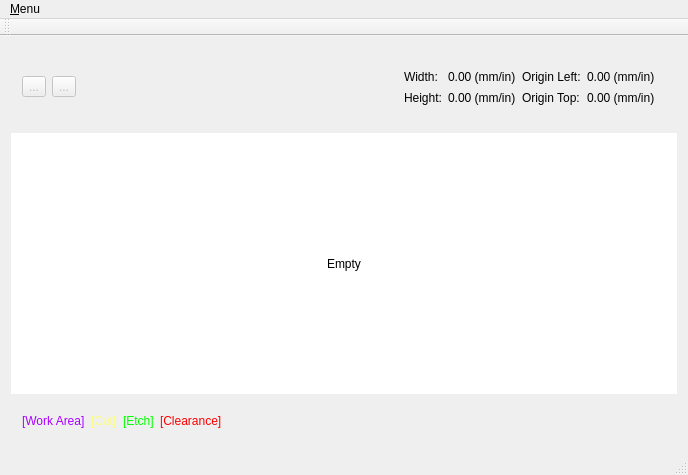
<?xml version="1.0" encoding="UTF-8"?>
<ui version="4.0">
 <class>MainWindow</class>
 <widget class="QMainWindow" name="MainWindow">
  <property name="geometry">
   <rect>
    <x>0</x>
    <y>0</y>
    <width>688</width>
    <height>475</height>
   </rect>
  </property>
  <property name="windowTitle">
   <string>CNC Flat</string>
  </property>
  <property name="windowIcon">
   <iconset resource="ImgRes.qrc">
    <normaloff>:/img/img/cncFlat_small.png</normaloff>:/img/img/cncFlat_small.png</iconset>
  </property>
  <property name="windowOpacity">
   <double>1.000000000000000</double>
  </property>
  <widget class="QWidget" name="centralWidget">
   <layout class="QVBoxLayout" name="verticalLayout" stretch="0,1,0">
    <item>
     <widget class="QWidget" name="widget" native="true">
      <property name="minimumSize">
       <size>
        <width>0</width>
        <height>80</height>
       </size>
      </property>
      <property name="maximumSize">
       <size>
        <width>16777215</width>
        <height>80</height>
       </size>
      </property>
      <layout class="QHBoxLayout" name="horizontalLayout" stretch="0,0,1,0">
       <item>
        <widget class="QToolButton" name="toolButton">
         <property name="enabled">
          <bool>false</bool>
         </property>
         <property name="text">
          <string>...</string>
         </property>
         <property name="icon">
          <iconset resource="ImgRes.qrc">
           <normaloff>:/img/img/play.png</normaloff>:/img/img/play.png</iconset>
         </property>
        </widget>
       </item>
       <item>
        <widget class="QToolButton" name="toolButton_2">
         <property name="enabled">
          <bool>false</bool>
         </property>
         <property name="text">
          <string>...</string>
         </property>
         <property name="icon">
          <iconset resource="ImgRes.qrc">
           <normaloff>:/img/img/stop.png</normaloff>:/img/img/stop.png</iconset>
         </property>
        </widget>
       </item>
       <item>
        <spacer name="horizontalSpacer_2">
         <property name="orientation">
          <enum>Qt::Horizontal</enum>
         </property>
         <property name="sizeHint" stdset="0">
          <size>
           <width>40</width>
           <height>20</height>
          </size>
         </property>
        </spacer>
       </item>
       <item>
        <widget class="QWidget" name="widget_2" native="true">
         <layout class="QGridLayout" name="gridLayout" columnstretch="0,1,0,1">
          <item row="0" column="3">
           <widget class="QLabel" name="label_7">
            <property name="text">
             <string>0.00 (mm/in)</string>
            </property>
           </widget>
          </item>
          <item row="0" column="2">
           <widget class="QLabel" name="label_5">
            <property name="text">
             <string>Origin Left:</string>
            </property>
           </widget>
          </item>
          <item row="0" column="0">
           <widget class="QLabel" name="label">
            <property name="text">
             <string>Width:</string>
            </property>
           </widget>
          </item>
          <item row="1" column="0">
           <widget class="QLabel" name="label_3">
            <property name="text">
             <string>Height:</string>
            </property>
           </widget>
          </item>
          <item row="1" column="1">
           <widget class="QLabel" name="label_4">
            <property name="text">
             <string>0.00 (mm/in)</string>
            </property>
           </widget>
          </item>
          <item row="0" column="1">
           <widget class="QLabel" name="label_2">
            <property name="text">
             <string>0.00 (mm/in)</string>
            </property>
           </widget>
          </item>
          <item row="1" column="3">
           <widget class="QLabel" name="label_8">
            <property name="text">
             <string>0.00 (mm/in)</string>
            </property>
           </widget>
          </item>
          <item row="1" column="2">
           <widget class="QLabel" name="label_6">
            <property name="text">
             <string>Origin Top:</string>
            </property>
           </widget>
          </item>
         </layout>
        </widget>
       </item>
      </layout>
     </widget>
    </item>
    <item>
     <widget class="QLabel" name="label_13">
      <property name="styleSheet">
       <string notr="true">background-color: rgb(255, 255, 255);</string>
      </property>
      <property name="text">
       <string>Empty</string>
      </property>
      <property name="alignment">
       <set>Qt::AlignCenter</set>
      </property>
     </widget>
    </item>
    <item>
     <widget class="QWidget" name="widget_3" native="true">
      <layout class="QHBoxLayout" name="horizontalLayout_2">
       <item>
        <widget class="QLabel" name="label_10">
         <property name="sizePolicy">
          <sizepolicy hsizetype="Preferred" vsizetype="Preferred">
           <horstretch>0</horstretch>
           <verstretch>0</verstretch>
          </sizepolicy>
         </property>
         <property name="styleSheet">
          <string notr="true">color: rgb(170, 0, 255);</string>
         </property>
         <property name="text">
          <string>[Work Area]</string>
         </property>
        </widget>
       </item>
       <item>
        <widget class="QLabel" name="label_11">
         <property name="styleSheet">
          <string notr="true">color: rgb(255, 255, 127);</string>
         </property>
         <property name="text">
          <string>[Cut]</string>
         </property>
        </widget>
       </item>
       <item>
        <widget class="QLabel" name="label_9">
         <property name="styleSheet">
          <string notr="true">color: rgb(0, 255, 0);</string>
         </property>
         <property name="text">
          <string>[Etch]</string>
         </property>
        </widget>
       </item>
       <item>
        <widget class="QLabel" name="label_12">
         <property name="styleSheet">
          <string notr="true">color: rgb(255, 0, 0);</string>
         </property>
         <property name="text">
          <string>[Clearance]</string>
         </property>
        </widget>
       </item>
       <item>
        <spacer name="horizontalSpacer">
         <property name="orientation">
          <enum>Qt::Horizontal</enum>
         </property>
         <property name="sizeHint" stdset="0">
          <size>
           <width>40</width>
           <height>20</height>
          </size>
         </property>
        </spacer>
       </item>
      </layout>
     </widget>
    </item>
   </layout>
  </widget>
  <widget class="QMenuBar" name="menuBar">
   <property name="geometry">
    <rect>
     <x>0</x>
     <y>0</y>
     <width>688</width>
     <height>27</height>
    </rect>
   </property>
   <widget class="QMenu" name="menuCNC_FLAT">
    <property name="title">
     <string>&amp;Menu</string>
    </property>
    <addaction name="action_Create_Template"/>
    <addaction name="actionSelect_Source"/>
    <addaction name="actionAdjust_Axis"/>
    <addaction name="actionGRBL_Terminal"/>
    <addaction name="separator"/>
    <addaction name="action_Open_PNG_Routing_Image"/>
    <addaction name="actionAdjust_Image_Settings"/>
    <addaction name="separator"/>
    <addaction name="actionAbout_CNC_Flat"/>
   </widget>
   <addaction name="menuCNC_FLAT"/>
  </widget>
  <widget class="QToolBar" name="mainToolBar">
   <attribute name="toolBarArea">
    <enum>TopToolBarArea</enum>
   </attribute>
   <attribute name="toolBarBreak">
    <bool>false</bool>
   </attribute>
  </widget>
  <widget class="QStatusBar" name="statusBar"/>
  <action name="actionAdjust_Axis">
   <property name="text">
    <string>&amp;Adjust Axis</string>
   </property>
  </action>
  <action name="actionSelect_Source">
   <property name="text">
    <string>&amp;Select Output Stream</string>
   </property>
  </action>
  <action name="actionGRBL_Terminal">
   <property name="text">
    <string>GRBL &amp;Terminal</string>
   </property>
  </action>
  <action name="action_Open_PNG_Routing_Image">
   <property name="text">
    <string>&amp;Open BMP Routing Image</string>
   </property>
  </action>
  <action name="actionAbout_CNC_Flat">
   <property name="text">
    <string>About CNC Flat</string>
   </property>
  </action>
  <action name="action_Create_Template">
   <property name="text">
    <string>&amp;Create Template</string>
   </property>
  </action>
  <action name="actionAdjust_Image_Settings">
   <property name="text">
    <string>Adjust &amp;Image Settings</string>
   </property>
  </action>
 </widget>
 <layoutdefault spacing="6" margin="11"/>
 <resources>
  <include location="ImgRes.qrc"/>
 </resources>
 <connections>
  <connection>
   <sender>action_Create_Template</sender>
   <signal>triggered()</signal>
   <receiver>MainWindow</receiver>
   <slot>generateTemplate()</slot>
   <hints>
    <hint type="sourcelabel">
     <x>-1</x>
     <y>-1</y>
    </hint>
    <hint type="destinationlabel">
     <x>343</x>
     <y>237</y>
    </hint>
   </hints>
  </connection>
 </connections>
 <slots>
  <slot>generateTemplate()</slot>
 </slots>
</ui>
